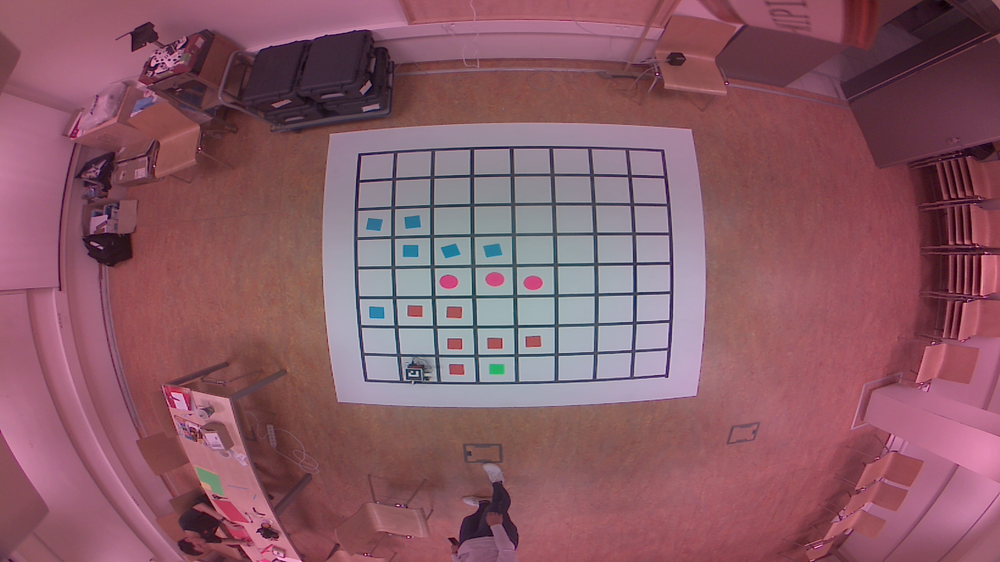
#> input picture assets/image_all.png, 1000 x 562 px, shrunk from 1920 x 1080 before the run, found by its file name
$ python test.py   (older library calls are emulated)
#> lines starting #> are read from the running program, lines starting #| are printed output that depends on the picture
#this is just a testing file for testing camera intrinsic matrix

import load_frame
import cv2
import numpy as np
import skimage

img = skimage.io.imread("./assets/image_all.png", as_gray=False)
#> img is the input picture: shape (562, 1000, 3); mean R, G, B 137.5, 90.7, 102.3

# Example intrinsic matrix (K)
K = np.array([[800.0, 0.0, 960.0],
              [0.0, 600.0, 540.0],
              [0.0, 0.0, 1.0]])

# Example distortion coefficients (D)
D = np.array([0.03, -0.05, 0.002, 0.002])

map1, map2 = cv2.fisheye.initUndistortRectifyMap(K, D, np.eye(3), K, (img.shape[1], img.shape[0]), cv2.CV_16SC2)
undistorted_img = cv2.remap(img, map1, map2, interpolation=cv2.INTER_LINEAR, borderMode=cv2.BORDER_CONSTANT)
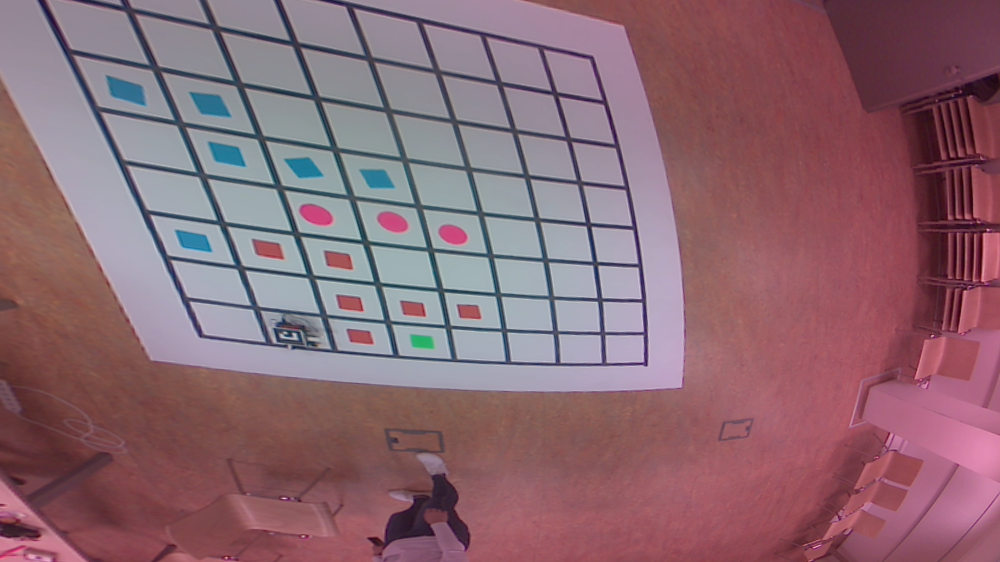
#> undistorted_img: shape (562, 1000, 3); mean R, G, B 138.8, 104.1, 114

cv2.imshow("img", img)
cv2.imshow("img2", undistorted_img)
cv2.waitKey(0)

$ run again, with assets/image_empty.png copied over assets/image_all.png
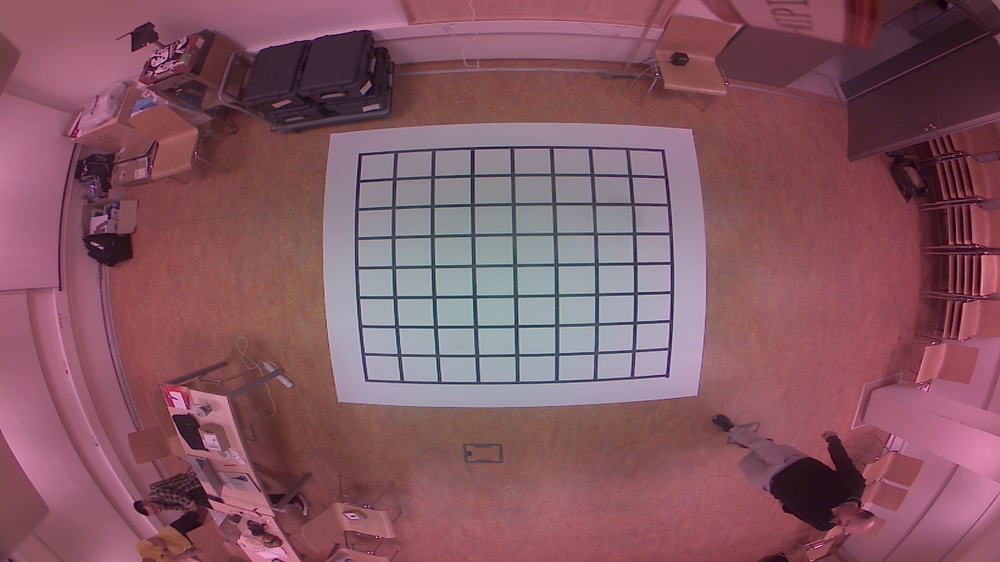
#> input picture assets/image_empty.png, 1000 x 562 px, shrunk from 1920 x 1080 before the run, found by its file name
#> img is the input picture: shape (562, 1000, 3); mean R, G, B 133.3, 87.7, 98.8
#> `undistorted_img = cv2.remap(img, map1, map2, interpolation=cv2.INTER_L..`:
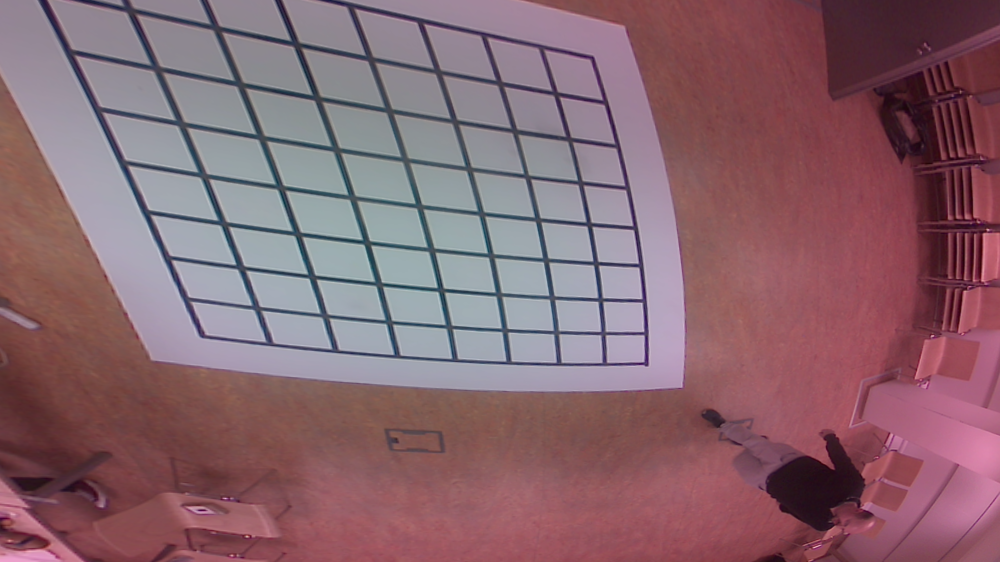
#> undistorted_img: shape (562, 1000, 3); mean R, G, B 135.9, 101.9, 111.1

$ run again, with assets/image_last.png copied over assets/image_all.png
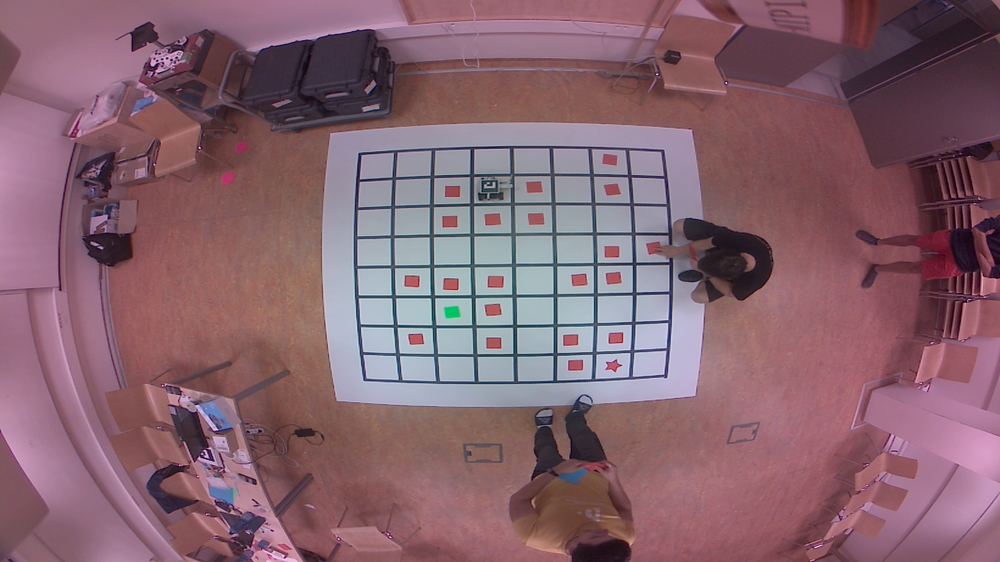
#> input picture assets/image_last.png, 1000 x 562 px, shrunk from 1920 x 1080 before the run, found by its file name
#> img is the input picture: shape (562, 1000, 3); mean R, G, B 133.9, 99.6, 110.6
#> `undistorted_img = cv2.remap(img, map1, map2, interpolation=cv2.INTER_L..`:
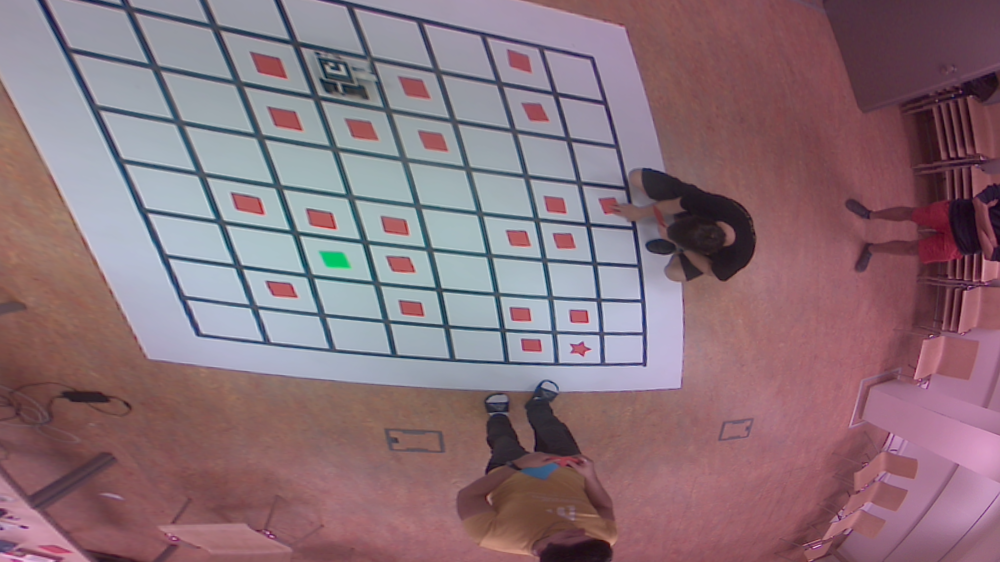
#> undistorted_img: shape (562, 1000, 3); mean R, G, B 137.5, 112.4, 121.5
